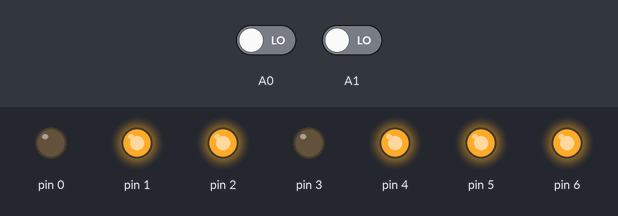
A sketch run on a simulated Arduino Uno, built with avr-gcc and run on an emulated ATmega328P. Parts: output pins drawn as LEDs (lit = HIGH). Inputs (shaded band) come from the test bench; at power-on: A0 LOW, A1 LOW.

Above: at 2.7 s.
2.8 s: A0 driven HIGH
At 7.0 s:
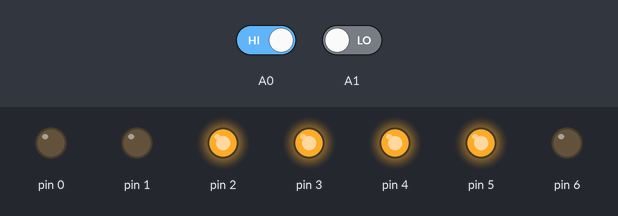
8.8 s: A1 driven HIGH
At 9.3 s:
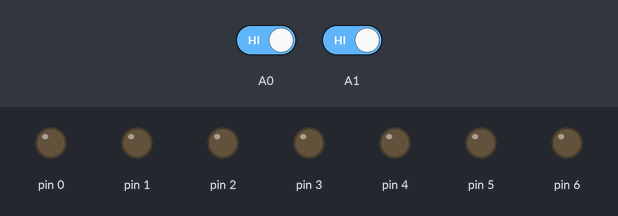
10.3 s: A1 driven LOW
At 11.1 s:
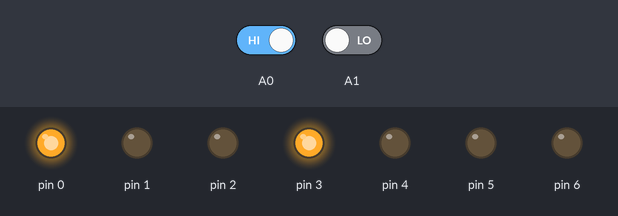
Timing chart, 0 to 18.8 s (numbered marks = the images above; inputs shaded):
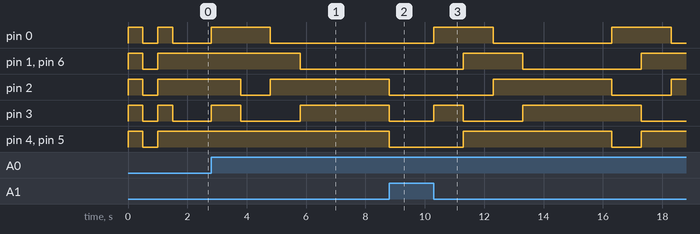

The sketch:

seven_segment.ino
```cpp
void setup() {
  // put your setup code here, to run once:
  pinMode(0 , OUTPUT);
  pinMode(1 , OUTPUT);
  pinMode(2 , OUTPUT);
  pinMode(3 , OUTPUT);
  pinMode(4 , OUTPUT);
  pinMode(5 , OUTPUT);
  pinMode(6 , OUTPUT);
  pinMode(A0, INPUT);
  pinMode(A1, INPUT);

  digitalWrite(0, LOW);
  digitalWrite(1, LOW);
  digitalWrite(2, LOW);
  digitalWrite(3, LOW);
  digitalWrite(4, LOW);
  digitalWrite(5, LOW);
  digitalWrite(6, LOW);
  digitalWrite(0, HIGH);
  digitalWrite(1, HIGH);
  digitalWrite(2, HIGH);
  digitalWrite(3, HIGH);
  digitalWrite(4, HIGH);
  digitalWrite(5, HIGH);
  digitalWrite(6, HIGH);
  delay(500);
  digitalWrite(0, LOW);
  digitalWrite(1, LOW);
  digitalWrite(2, LOW);
  digitalWrite(3, LOW);
  digitalWrite(4, LOW);
  digitalWrite(5, LOW);
  digitalWrite(6, LOW);
  delay(500);
  digitalWrite(0, HIGH);
  digitalWrite(1, HIGH);
  digitalWrite(2, HIGH);
  digitalWrite(3, HIGH);
  digitalWrite(4, HIGH);
  digitalWrite(5, HIGH);
  digitalWrite(6, HIGH);
  delay(500);
  digitalWrite(0, LOW);
  digitalWrite(1, LOW);
  digitalWrite(2, LOW);
  digitalWrite(3, LOW);
  digitalWrite(4, LOW);
  digitalWrite(5, LOW);
  digitalWrite(6, LOW);

}


void loop() {
  // put your main code here, to run repeatedly:

jay:

  if (digitalRead(A0) < 1 )
  {

    digitalWrite(1, HIGH);
    digitalWrite(2, HIGH);
    digitalWrite(4, HIGH);
    digitalWrite(5, HIGH);
    digitalWrite(6, HIGH);

  }
  if (digitalRead(A1) < 1 )
  {

     if (digitalRead(A0) < 1 )
  {

    digitalWrite(1, HIGH);
    digitalWrite(2, HIGH);
    digitalWrite(4, HIGH);
    digitalWrite(5, HIGH);
    digitalWrite(6, HIGH);
   goto jay ;
  }
    digitalWrite(0, HIGH);
    digitalWrite(3, HIGH);

    delay(1000);
    digitalWrite(0, LOW);
    digitalWrite(1, LOW);
    digitalWrite(2, LOW);
    digitalWrite(3, LOW);
    digitalWrite(4, LOW);
    digitalWrite(5, LOW);
    digitalWrite(6, LOW);


    digitalWrite(0, HIGH);
    digitalWrite(1, HIGH);
    digitalWrite(4, HIGH);
    digitalWrite(5, HIGH);
    digitalWrite(6, HIGH);


    delay(1000);
    digitalWrite(0, LOW);
    digitalWrite(1, LOW);
    digitalWrite(2, LOW);
    digitalWrite(3, LOW);
    digitalWrite(4, LOW);
    digitalWrite(5, LOW);
    digitalWrite(6, LOW);


    digitalWrite(1, HIGH);
    digitalWrite(2, HIGH);
    digitalWrite(4, HIGH);
    digitalWrite(5, HIGH);
    digitalWrite(6, HIGH);

    delay(1000);
    digitalWrite(0, LOW);
    digitalWrite(1, LOW);
    digitalWrite(2, LOW);
    digitalWrite(3, LOW);
    digitalWrite(4, LOW);
    digitalWrite(5, LOW);
    digitalWrite(6, LOW);


    digitalWrite(2, HIGH);
    digitalWrite(3, HIGH);
    digitalWrite(4, HIGH);
    digitalWrite(5, HIGH);


    delay(3000);
    digitalWrite(0, LOW);
    digitalWrite(1, LOW);
    digitalWrite(2, LOW);
    digitalWrite(3, LOW);
    digitalWrite(4, LOW);
    digitalWrite(5, LOW);
    digitalWrite(6, LOW);
  }
}
```

Measured:
- after the input at 2.8 s, pin 0: LOW → HIGH at once, → LOW 2.0 s later; pin 1, pin 6: HIGH → LOW after 3.0 s; pin 2: HIGH → LOW after 1.0 s, → HIGH 1.0 s later; pin 3: LOW → HIGH at once, → LOW 1.0 s later, → HIGH 2.0 s later
- after the input at 8.8 s, pin 0: stays LOW (without the input it goes to HIGH after 0.00 s); pin 1, pin 6: stays LOW (without the input it goes to HIGH after 1.0 s); pin 3: HIGH → LOW after 0.00 s instead of 1.0 s; pin 4, pin 5: goes on until 8.8 s, then stays LOW
- after the input at 10.3 s, pin 0: alternates HIGH for 2.0 s and LOW for 4.0 s, starting at once; pin 1: LOW → HIGH after 1.0 s, → LOW 2.0 s later, → HIGH 4.0 s later
